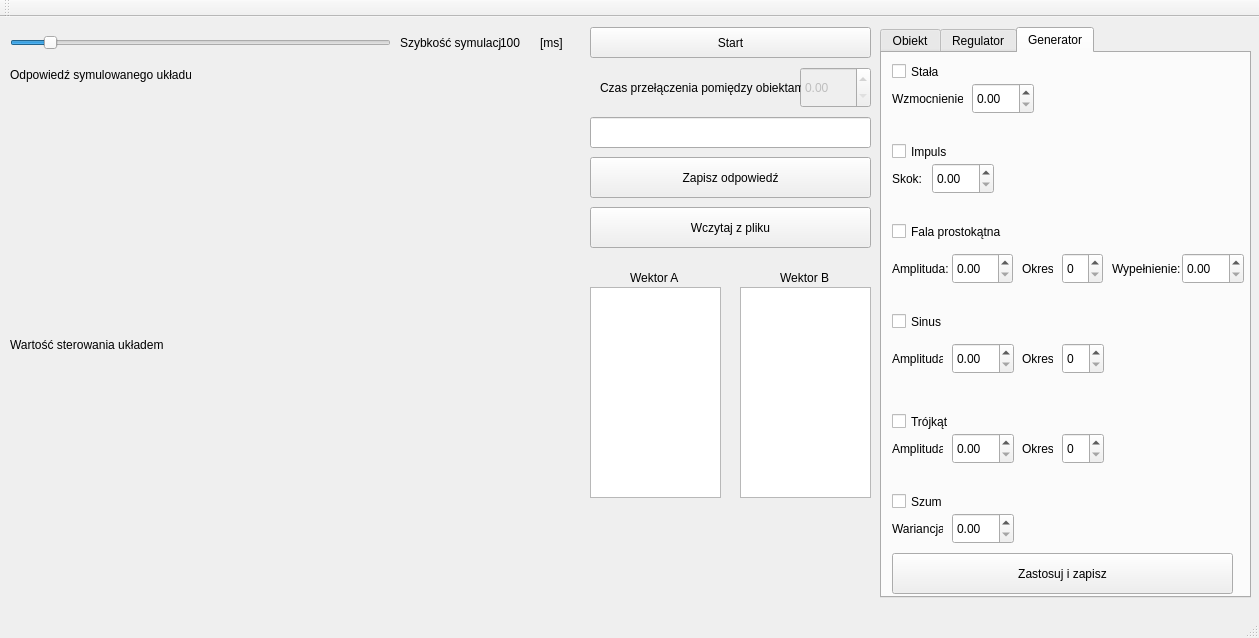
<?xml version="1.0" encoding="UTF-8"?>
<ui version="4.0">
 <class>MainWindow</class>
 <widget class="QMainWindow" name="MainWindow">
  <property name="geometry">
   <rect>
    <x>0</x>
    <y>0</y>
    <width>1259</width>
    <height>638</height>
   </rect>
  </property>
  <property name="windowTitle">
   <string>MainWindow</string>
  </property>
  <widget class="QWidget" name="centralWidget">
   <widget class="QCustomPlot" name="plot1" native="true">
    <property name="geometry">
     <rect>
      <x>10</x>
      <y>70</y>
      <width>571</width>
      <height>241</height>
     </rect>
    </property>
   </widget>
   <widget class="QTabWidget" name="tabWidget">
    <property name="geometry">
     <rect>
      <x>880</x>
      <y>10</y>
      <width>371</width>
      <height>571</height>
     </rect>
    </property>
    <property name="currentIndex">
     <number>2</number>
    </property>
    <widget class="QWidget" name="tab">
     <attribute name="title">
      <string>Obiekt</string>
     </attribute>
     <widget class="QDoubleSpinBox" name="k">
      <property name="enabled">
       <bool>false</bool>
      </property>
      <property name="geometry">
       <rect>
        <x>40</x>
        <y>20</y>
        <width>221</width>
        <height>31</height>
       </rect>
      </property>
     </widget>
     <widget class="QDoubleSpinBox" name="dB">
      <property name="enabled">
       <bool>false</bool>
      </property>
      <property name="geometry">
       <rect>
        <x>40</x>
        <y>70</y>
        <width>221</width>
        <height>31</height>
       </rect>
      </property>
     </widget>
     <widget class="QDoubleSpinBox" name="dA">
      <property name="enabled">
       <bool>false</bool>
      </property>
      <property name="geometry">
       <rect>
        <x>40</x>
        <y>120</y>
        <width>221</width>
        <height>31</height>
       </rect>
      </property>
     </widget>
     <widget class="QLabel" name="label_4">
      <property name="geometry">
       <rect>
        <x>10</x>
        <y>20</y>
        <width>21</width>
        <height>31</height>
       </rect>
      </property>
      <property name="text">
       <string>k</string>
      </property>
     </widget>
     <widget class="QLabel" name="label_5">
      <property name="geometry">
       <rect>
        <x>10</x>
        <y>70</y>
        <width>21</width>
        <height>31</height>
       </rect>
      </property>
      <property name="text">
       <string>dB</string>
      </property>
     </widget>
     <widget class="QLabel" name="label_6">
      <property name="geometry">
       <rect>
        <x>10</x>
        <y>120</y>
        <width>21</width>
        <height>31</height>
       </rect>
      </property>
      <property name="text">
       <string>dA</string>
      </property>
     </widget>
     <widget class="QDoubleSpinBox" name="alfa">
      <property name="enabled">
       <bool>false</bool>
      </property>
      <property name="geometry">
       <rect>
        <x>40</x>
        <y>170</y>
        <width>221</width>
        <height>31</height>
       </rect>
      </property>
     </widget>
     <widget class="QLabel" name="label_11">
      <property name="geometry">
       <rect>
        <x>10</x>
        <y>170</y>
        <width>16</width>
        <height>31</height>
       </rect>
      </property>
      <property name="text">
       <string>α</string>
      </property>
     </widget>
    </widget>
    <widget class="QWidget" name="tab_2">
     <attribute name="title">
      <string>Regulator</string>
     </attribute>
     <widget class="QDoubleSpinBox" name="kP">
      <property name="geometry">
       <rect>
        <x>30</x>
        <y>40</y>
        <width>321</width>
        <height>31</height>
       </rect>
      </property>
     </widget>
     <widget class="QLabel" name="label_8">
      <property name="geometry">
       <rect>
        <x>10</x>
        <y>40</y>
        <width>16</width>
        <height>31</height>
       </rect>
      </property>
      <property name="text">
       <string>k</string>
      </property>
     </widget>
     <widget class="QPushButton" name="zastosujP">
      <property name="geometry">
       <rect>
        <x>20</x>
        <y>300</y>
        <width>331</width>
        <height>31</height>
       </rect>
      </property>
      <property name="text">
       <string>Zastosuj</string>
      </property>
     </widget>
     <widget class="QCheckBox" name="checkBoxP">
      <property name="geometry">
       <rect>
        <x>10</x>
        <y>10</y>
        <width>121</width>
        <height>17</height>
       </rect>
      </property>
      <property name="text">
       <string>Regulator P</string>
      </property>
     </widget>
     <widget class="QCheckBox" name="checkBoxPID">
      <property name="geometry">
       <rect>
        <x>10</x>
        <y>100</y>
        <width>291</width>
        <height>17</height>
       </rect>
      </property>
      <property name="text">
       <string>Regulator PID</string>
      </property>
     </widget>
     <widget class="QLabel" name="label_7">
      <property name="geometry">
       <rect>
        <x>10</x>
        <y>130</y>
        <width>21</width>
        <height>31</height>
       </rect>
      </property>
      <property name="text">
       <string>k</string>
      </property>
     </widget>
     <widget class="QDoubleSpinBox" name="kPID">
      <property name="geometry">
       <rect>
        <x>30</x>
        <y>130</y>
        <width>121</width>
        <height>31</height>
       </rect>
      </property>
     </widget>
     <widget class="QDoubleSpinBox" name="tiPID">
      <property name="geometry">
       <rect>
        <x>30</x>
        <y>170</y>
        <width>121</width>
        <height>31</height>
       </rect>
      </property>
     </widget>
     <widget class="QDoubleSpinBox" name="tdPID">
      <property name="geometry">
       <rect>
        <x>30</x>
        <y>210</y>
        <width>121</width>
        <height>31</height>
       </rect>
      </property>
     </widget>
     <widget class="QDoubleSpinBox" name="nPID">
      <property name="geometry">
       <rect>
        <x>230</x>
        <y>130</y>
        <width>121</width>
        <height>31</height>
       </rect>
      </property>
     </widget>
     <widget class="QDoubleSpinBox" name="bPID">
      <property name="geometry">
       <rect>
        <x>230</x>
        <y>170</y>
        <width>121</width>
        <height>31</height>
       </rect>
      </property>
     </widget>
     <widget class="QDoubleSpinBox" name="tpPID">
      <property name="geometry">
       <rect>
        <x>230</x>
        <y>210</y>
        <width>121</width>
        <height>31</height>
       </rect>
      </property>
     </widget>
     <widget class="QLabel" name="label_9">
      <property name="geometry">
       <rect>
        <x>10</x>
        <y>170</y>
        <width>21</width>
        <height>31</height>
       </rect>
      </property>
      <property name="text">
       <string>Ti</string>
      </property>
     </widget>
     <widget class="QLabel" name="label_17">
      <property name="geometry">
       <rect>
        <x>10</x>
        <y>210</y>
        <width>21</width>
        <height>31</height>
       </rect>
      </property>
      <property name="text">
       <string>Td</string>
      </property>
     </widget>
     <widget class="QLabel" name="label_19">
      <property name="geometry">
       <rect>
        <x>210</x>
        <y>130</y>
        <width>21</width>
        <height>31</height>
       </rect>
      </property>
      <property name="text">
       <string>N</string>
      </property>
     </widget>
     <widget class="QLabel" name="label_23">
      <property name="geometry">
       <rect>
        <x>210</x>
        <y>170</y>
        <width>21</width>
        <height>31</height>
       </rect>
      </property>
      <property name="text">
       <string>B</string>
      </property>
     </widget>
     <widget class="QLabel" name="label_26">
      <property name="geometry">
       <rect>
        <x>210</x>
        <y>210</y>
        <width>21</width>
        <height>31</height>
       </rect>
      </property>
      <property name="text">
       <string>Tp</string>
      </property>
     </widget>
     <widget class="QCheckBox" name="checkBoxGPC">
      <property name="geometry">
       <rect>
        <x>10</x>
        <y>260</y>
        <width>131</width>
        <height>17</height>
       </rect>
      </property>
      <property name="text">
       <string>Regulator GPC</string>
      </property>
     </widget>
    </widget>
    <widget class="QWidget" name="tab_3">
     <attribute name="title">
      <string>Generator</string>
     </attribute>
     <widget class="QLabel" name="label_10">
      <property name="geometry">
       <rect>
        <x>10</x>
        <y>30</y>
        <width>71</width>
        <height>31</height>
       </rect>
      </property>
      <property name="text">
       <string>Wzmocnienie:</string>
      </property>
     </widget>
     <widget class="QDoubleSpinBox" name="stala_wzmocnienie">
      <property name="geometry">
       <rect>
        <x>90</x>
        <y>30</y>
        <width>62</width>
        <height>31</height>
       </rect>
      </property>
     </widget>
     <widget class="QLabel" name="label_18">
      <property name="geometry">
       <rect>
        <x>10</x>
        <y>110</y>
        <width>31</width>
        <height>31</height>
       </rect>
      </property>
      <property name="text">
       <string>Skok:</string>
      </property>
     </widget>
     <widget class="QDoubleSpinBox" name="impuls_skok">
      <property name="geometry">
       <rect>
        <x>50</x>
        <y>110</y>
        <width>62</width>
        <height>31</height>
       </rect>
      </property>
     </widget>
     <widget class="QLabel" name="label_20">
      <property name="geometry">
       <rect>
        <x>10</x>
        <y>200</y>
        <width>61</width>
        <height>31</height>
       </rect>
      </property>
      <property name="text">
       <string>Amplituda:</string>
      </property>
     </widget>
     <widget class="QDoubleSpinBox" name="pr_amplituda">
      <property name="geometry">
       <rect>
        <x>70</x>
        <y>200</y>
        <width>61</width>
        <height>31</height>
       </rect>
      </property>
     </widget>
     <widget class="QLabel" name="label_21">
      <property name="geometry">
       <rect>
        <x>140</x>
        <y>200</y>
        <width>31</width>
        <height>31</height>
       </rect>
      </property>
      <property name="text">
       <string>Okres:</string>
      </property>
     </widget>
     <widget class="QSpinBox" name="pr_okres">
      <property name="geometry">
       <rect>
        <x>180</x>
        <y>200</y>
        <width>41</width>
        <height>31</height>
       </rect>
      </property>
     </widget>
     <widget class="QLabel" name="label_22">
      <property name="geometry">
       <rect>
        <x>230</x>
        <y>200</y>
        <width>71</width>
        <height>31</height>
       </rect>
      </property>
      <property name="text">
       <string>Wypełnienie:</string>
      </property>
     </widget>
     <widget class="QDoubleSpinBox" name="pr_wypelnienie">
      <property name="geometry">
       <rect>
        <x>300</x>
        <y>200</y>
        <width>62</width>
        <height>31</height>
       </rect>
      </property>
     </widget>
     <widget class="QLabel" name="label_24">
      <property name="geometry">
       <rect>
        <x>10</x>
        <y>290</y>
        <width>51</width>
        <height>31</height>
       </rect>
      </property>
      <property name="text">
       <string>Amplituda:</string>
      </property>
     </widget>
     <widget class="QDoubleSpinBox" name="sinus_amplituda">
      <property name="geometry">
       <rect>
        <x>70</x>
        <y>290</y>
        <width>62</width>
        <height>31</height>
       </rect>
      </property>
     </widget>
     <widget class="QLabel" name="label_25">
      <property name="geometry">
       <rect>
        <x>140</x>
        <y>290</y>
        <width>31</width>
        <height>31</height>
       </rect>
      </property>
      <property name="text">
       <string>Okres:</string>
      </property>
     </widget>
     <widget class="QSpinBox" name="sinus_okres">
      <property name="geometry">
       <rect>
        <x>180</x>
        <y>290</y>
        <width>42</width>
        <height>31</height>
       </rect>
      </property>
     </widget>
     <widget class="QLabel" name="label_27">
      <property name="geometry">
       <rect>
        <x>10</x>
        <y>380</y>
        <width>51</width>
        <height>31</height>
       </rect>
      </property>
      <property name="text">
       <string>Amplituda:</string>
      </property>
     </widget>
     <widget class="QDoubleSpinBox" name="trojkat_amplituda">
      <property name="geometry">
       <rect>
        <x>70</x>
        <y>380</y>
        <width>62</width>
        <height>31</height>
       </rect>
      </property>
     </widget>
     <widget class="QSpinBox" name="trojkat_okres">
      <property name="geometry">
       <rect>
        <x>180</x>
        <y>380</y>
        <width>42</width>
        <height>31</height>
       </rect>
      </property>
     </widget>
     <widget class="QLabel" name="label_28">
      <property name="geometry">
       <rect>
        <x>140</x>
        <y>380</y>
        <width>31</width>
        <height>31</height>
       </rect>
      </property>
      <property name="text">
       <string>Okres:</string>
      </property>
     </widget>
     <widget class="QDoubleSpinBox" name="szum_wariancja">
      <property name="geometry">
       <rect>
        <x>70</x>
        <y>460</y>
        <width>62</width>
        <height>31</height>
       </rect>
      </property>
     </widget>
     <widget class="QLabel" name="label_30">
      <property name="geometry">
       <rect>
        <x>10</x>
        <y>460</y>
        <width>51</width>
        <height>31</height>
       </rect>
      </property>
      <property name="text">
       <string>Wariancja:</string>
      </property>
     </widget>
     <widget class="QCheckBox" name="stala">
      <property name="geometry">
       <rect>
        <x>10</x>
        <y>10</y>
        <width>70</width>
        <height>17</height>
       </rect>
      </property>
      <property name="text">
       <string>Stała</string>
      </property>
     </widget>
     <widget class="QCheckBox" name="impuls">
      <property name="geometry">
       <rect>
        <x>10</x>
        <y>90</y>
        <width>70</width>
        <height>17</height>
       </rect>
      </property>
      <property name="text">
       <string>Impuls</string>
      </property>
     </widget>
     <widget class="QCheckBox" name="prostokat">
      <property name="geometry">
       <rect>
        <x>10</x>
        <y>170</y>
        <width>121</width>
        <height>17</height>
       </rect>
      </property>
      <property name="text">
       <string>Fala prostokątna</string>
      </property>
     </widget>
     <widget class="QCheckBox" name="sinus">
      <property name="geometry">
       <rect>
        <x>10</x>
        <y>260</y>
        <width>70</width>
        <height>17</height>
       </rect>
      </property>
      <property name="text">
       <string>Sinus</string>
      </property>
     </widget>
     <widget class="QCheckBox" name="trojkat">
      <property name="geometry">
       <rect>
        <x>10</x>
        <y>360</y>
        <width>70</width>
        <height>17</height>
       </rect>
      </property>
      <property name="text">
       <string>Trójkąt</string>
      </property>
     </widget>
     <widget class="QCheckBox" name="szum">
      <property name="geometry">
       <rect>
        <x>10</x>
        <y>440</y>
        <width>70</width>
        <height>17</height>
       </rect>
      </property>
      <property name="text">
       <string>Szum</string>
      </property>
     </widget>
     <widget class="QPushButton" name="pushButton">
      <property name="geometry">
       <rect>
        <x>10</x>
        <y>500</y>
        <width>341</width>
        <height>41</height>
       </rect>
      </property>
      <property name="text">
       <string>Zastosuj i zapisz</string>
      </property>
     </widget>
    </widget>
   </widget>
   <widget class="QPushButton" name="startButton">
    <property name="geometry">
     <rect>
      <x>590</x>
      <y>10</y>
      <width>281</width>
      <height>31</height>
     </rect>
    </property>
    <property name="autoFillBackground">
     <bool>false</bool>
    </property>
    <property name="text">
     <string>Start</string>
    </property>
    <property name="checkable">
     <bool>true</bool>
    </property>
   </widget>
   <widget class="QSlider" name="horizontalSlider">
    <property name="geometry">
     <rect>
      <x>10</x>
      <y>10</y>
      <width>381</width>
      <height>31</height>
     </rect>
    </property>
    <property name="minimum">
     <number>10</number>
    </property>
    <property name="maximum">
     <number>1000</number>
    </property>
    <property name="singleStep">
     <number>10</number>
    </property>
    <property name="value">
     <number>100</number>
    </property>
    <property name="orientation">
     <enum>Qt::Horizontal</enum>
    </property>
   </widget>
   <widget class="QLabel" name="label">
    <property name="geometry">
     <rect>
      <x>400</x>
      <y>10</y>
      <width>101</width>
      <height>31</height>
     </rect>
    </property>
    <property name="text">
     <string>Szybkość symulacji</string>
    </property>
   </widget>
   <widget class="QLabel" name="label_2">
    <property name="geometry">
     <rect>
      <x>500</x>
      <y>10</y>
      <width>31</width>
      <height>31</height>
     </rect>
    </property>
    <property name="text">
     <string>100</string>
    </property>
   </widget>
   <widget class="QLabel" name="label_3">
    <property name="geometry">
     <rect>
      <x>540</x>
      <y>10</y>
      <width>31</width>
      <height>31</height>
     </rect>
    </property>
    <property name="text">
     <string>[ms]</string>
    </property>
   </widget>
   <widget class="QPushButton" name="ZapiszY">
    <property name="geometry">
     <rect>
      <x>590</x>
      <y>140</y>
      <width>281</width>
      <height>41</height>
     </rect>
    </property>
    <property name="text">
     <string>Zapisz odpowiedź</string>
    </property>
   </widget>
   <widget class="QPushButton" name="WczytajPlik">
    <property name="geometry">
     <rect>
      <x>590</x>
      <y>190</y>
      <width>281</width>
      <height>41</height>
     </rect>
    </property>
    <property name="text">
     <string>Wczytaj z pliku</string>
    </property>
   </widget>
   <widget class="QCustomPlot" name="plot2" native="true">
    <property name="geometry">
     <rect>
      <x>10</x>
      <y>340</y>
      <width>571</width>
      <height>241</height>
     </rect>
    </property>
   </widget>
   <widget class="QLineEdit" name="blad">
    <property name="geometry">
     <rect>
      <x>590</x>
      <y>100</y>
      <width>281</width>
      <height>31</height>
     </rect>
    </property>
   </widget>
   <widget class="QListWidget" name="listWidget">
    <property name="geometry">
     <rect>
      <x>590</x>
      <y>270</y>
      <width>131</width>
      <height>211</height>
     </rect>
    </property>
   </widget>
   <widget class="QListWidget" name="listWidgetB">
    <property name="geometry">
     <rect>
      <x>740</x>
      <y>270</y>
      <width>131</width>
      <height>211</height>
     </rect>
    </property>
   </widget>
   <widget class="QLabel" name="label_12">
    <property name="geometry">
     <rect>
      <x>630</x>
      <y>250</y>
      <width>51</width>
      <height>21</height>
     </rect>
    </property>
    <property name="text">
     <string>Wektor A</string>
    </property>
   </widget>
   <widget class="QLabel" name="label_13">
    <property name="geometry">
     <rect>
      <x>780</x>
      <y>250</y>
      <width>51</width>
      <height>21</height>
     </rect>
    </property>
    <property name="text">
     <string>Wektor B</string>
    </property>
   </widget>
   <widget class="QDoubleSpinBox" name="czasprzelaczenia">
    <property name="enabled">
     <bool>false</bool>
    </property>
    <property name="geometry">
     <rect>
      <x>800</x>
      <y>50</y>
      <width>71</width>
      <height>41</height>
     </rect>
    </property>
   </widget>
   <widget class="QLabel" name="label_15">
    <property name="geometry">
     <rect>
      <x>600</x>
      <y>50</y>
      <width>201</width>
      <height>41</height>
     </rect>
    </property>
    <property name="text">
     <string>Czas przełączenia pomiędzy obiektami</string>
    </property>
   </widget>
   <widget class="QLabel" name="label_14">
    <property name="geometry">
     <rect>
      <x>10</x>
      <y>50</y>
      <width>181</width>
      <height>16</height>
     </rect>
    </property>
    <property name="text">
     <string>Odpowiedź symulowanego układu</string>
    </property>
   </widget>
   <widget class="QLabel" name="label_16">
    <property name="geometry">
     <rect>
      <x>10</x>
      <y>320</y>
      <width>211</width>
      <height>16</height>
     </rect>
    </property>
    <property name="text">
     <string>Wartość sterowania układem</string>
    </property>
   </widget>
  </widget>
  <widget class="QMenuBar" name="menuBar">
   <property name="geometry">
    <rect>
     <x>0</x>
     <y>0</y>
     <width>1259</width>
     <height>21</height>
    </rect>
   </property>
  </widget>
  <widget class="QToolBar" name="mainToolBar">
   <attribute name="toolBarArea">
    <enum>TopToolBarArea</enum>
   </attribute>
   <attribute name="toolBarBreak">
    <bool>false</bool>
   </attribute>
  </widget>
  <widget class="QStatusBar" name="statusBar"/>
 </widget>
 <layoutdefault spacing="6" margin="11"/>
 <customwidgets>
  <customwidget>
   <class>QCustomPlot</class>
   <extends>QWidget</extends>
   <header>qcustomplot.h</header>
   <container>1</container>
  </customwidget>
 </customwidgets>
 <resources/>
 <connections/>
</ui>
